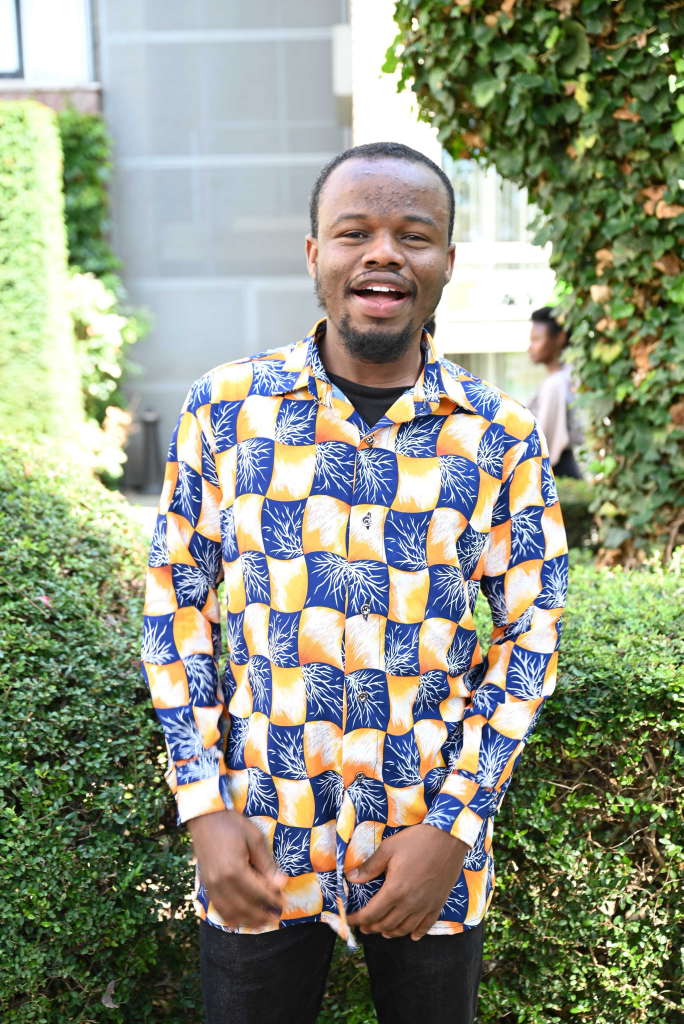
#> input picture me.jpg, 3417 x 5120 px, found by its file name (shown at 1/5 size)
$ python Morphology_transformation.py
#> lines starting #> are read from the running program, lines starting #| are printed output that depends on the picture
import cv2 as cv
import numpy as np
import matplotlib.pyplot as plt

def morphTrans():
    Resize = "C:/Users/Administrator/Documents/vs_code/computer_vision/opencv_intro/opencv_intro/opencv_intro/me.jpg"
    #img = cv.resize(Resize,(342,512))
    imgGray = cv.imread(Resize, cv.IMREAD_GRAYSCALE)
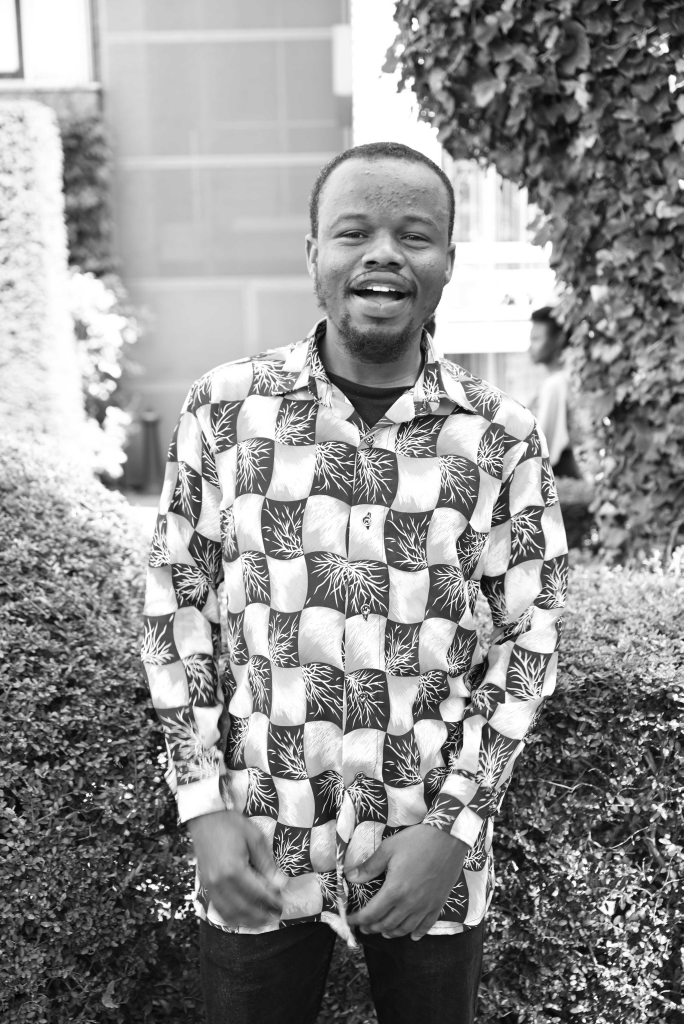
#> imgGray: shape (5120, 3417) (shown at 1/5 size); min 0, max 255, mean 144.7

    maxValue = 225
    blocksize = 7
    offsetC = 3

    plt.subplot(241)
    imgGaus = cv.adaptiveThreshold(imgGray, maxValue, cv.ADAPTIVE_THRESH_GAUSSIAN_C, cv.THRESH_BINARY,blocksize,offsetC)
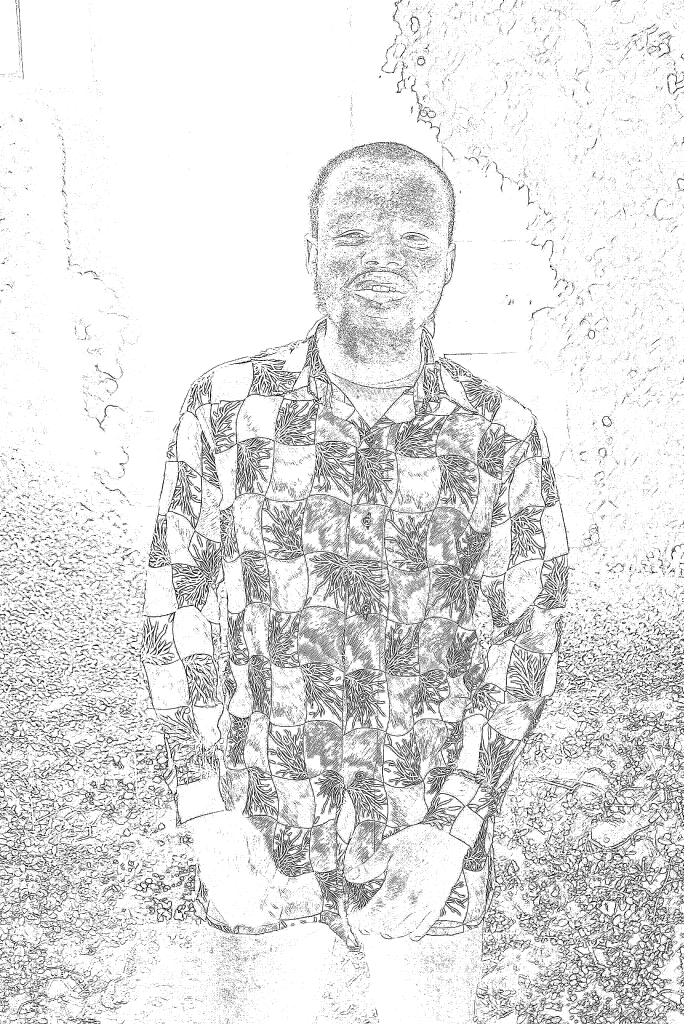
#> imgGaus: shape (5120, 3417) (shown at 1/5 size); values 0 (black) and 225 (white), 88.5% white; black in thin lines or dots
    imgGaus = cv.GaussianBlur(imgGaus,(7,7), sigmaX=2)
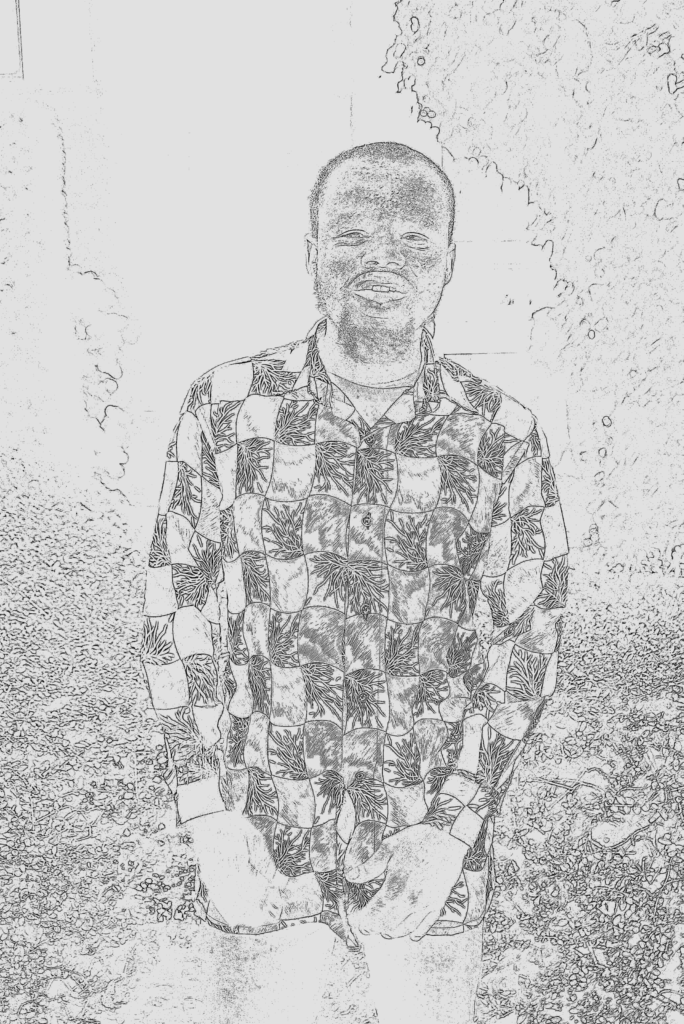
#> imgGaus: shape (5120, 3417) (shown at 1/5 size); min 0, max 225, mean 199

    plt.imshow(imgGaus,cmap='gray')
    plt.title('gaus thres')

    kernel = np.ones((7,7),np.uint8)
    erosion = cv.erode(imgGaus, kernel, iterations=1)
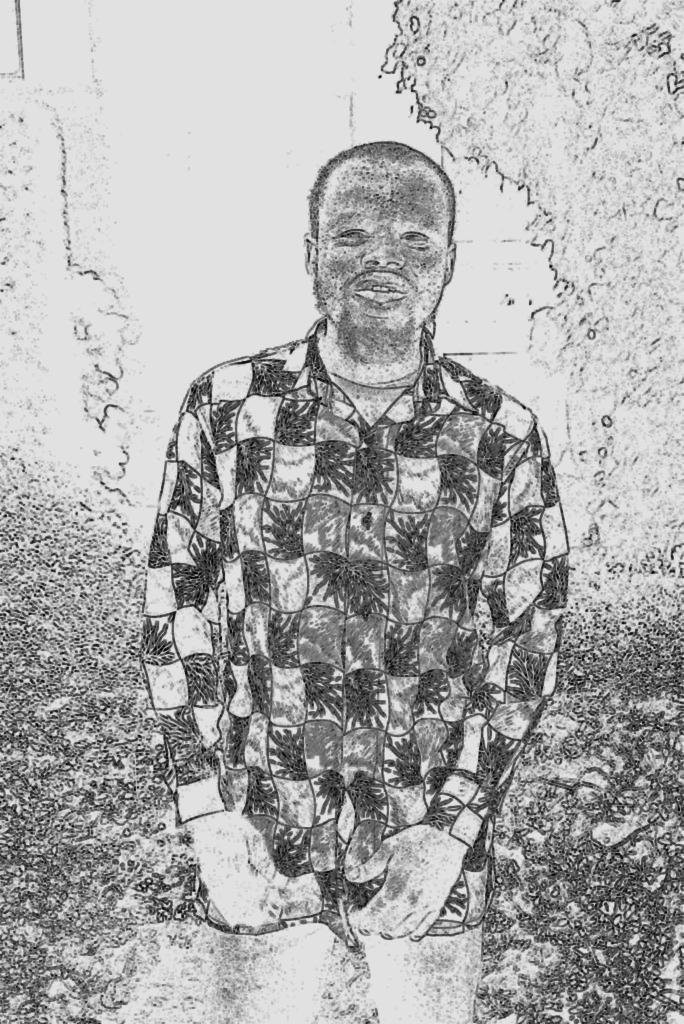
#> erosion: shape (5120, 3417) (shown at 1/5 size); min 0, max 225, mean 171.4
    plt.subplot(242)
    plt.imshow(erosion,cmap='gray')
    plt.title('erosion')

    dilation = cv.dilate(imgGaus, kernel, iterations=1)
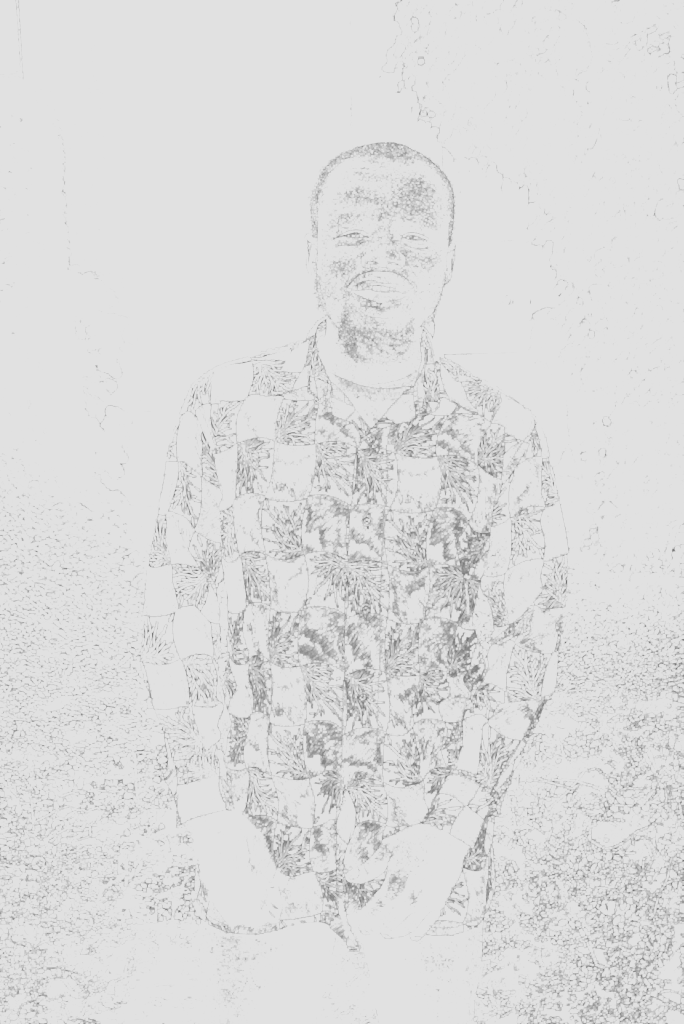
#> dilation: shape (5120, 3417) (shown at 1/5 size); min 69, max 225, mean 219
    plt.subplot(243)
    plt.imshow(dilation,cmap='gray')
    plt.title('dilation')

    morphTypes = [cv.MORPH_OPEN,
                  cv.MORPH_CLOSE,
                  cv.MORPH_GRADIENT,
                  cv.MORPH_TOPHAT,
                  cv.MORPH_BLACKHAT]

    morphTitles = ['open','close','gradient','tophat','blackhat']

    for i in range(len(morphTypes)):
        plt.subplot(2,4,i+4)
        plt.imshow(cv.morphologyEx(imgGaus,morphTypes[i],kernel),cmap='gray')
        plt.title(morphTitles[i])


    plt.show()
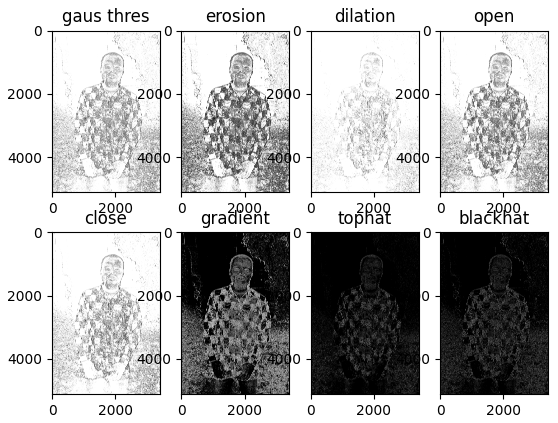
#> figure drawn by matplotlib, 8 panels


if __name__=='__main__':
    morphTrans()

$ run again, with 530610929_1078384944408029_1369117244780605595_n (1).jpg copied over me.jpg
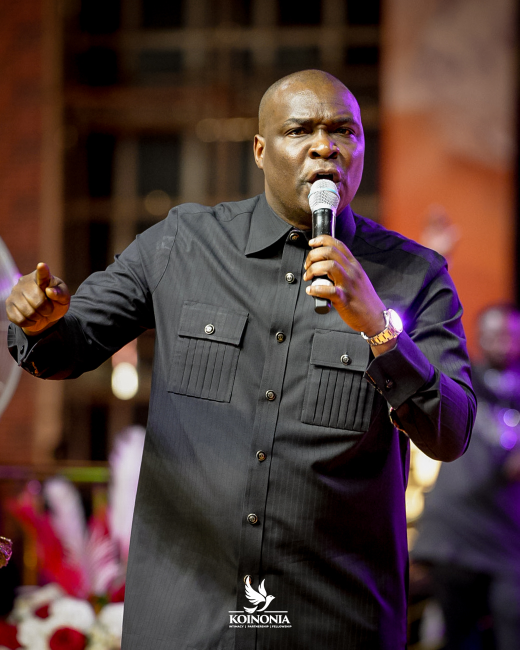
#> input picture 530610929_1078384944408029_1369117244780605595_n (1).jpg, 1039 x 1299 px, found by its file name (shown at 1/2 size)
#> in morphTrans, `imgGaus = cv.adaptiveThreshold(imgGray, maxValue, cv.ADAPTIVE_THRESH_G..`:
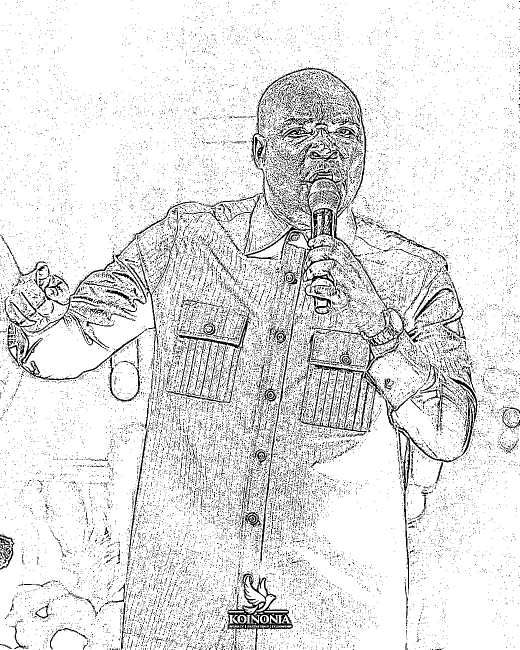
#> imgGaus: shape (1299, 1039) (shown at 1/2 size); values 0 (black) and 225 (white), 89.2% white; black in thin lines or dots
#> in morphTrans, `dilation = cv.dilate(imgGaus, kernel, iterations=1)`:
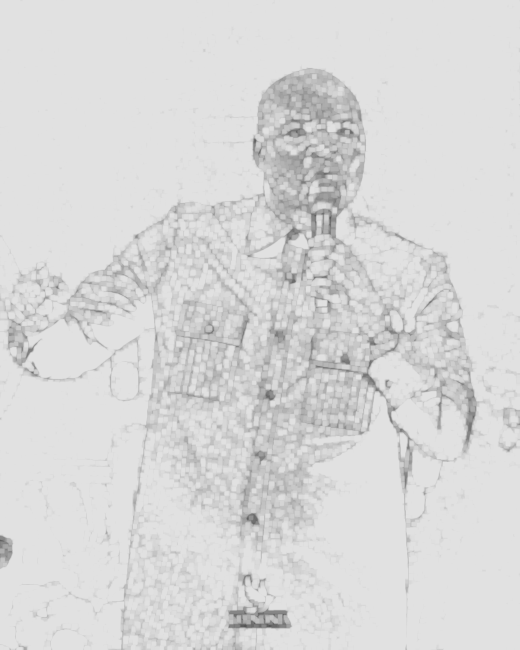
#> dilation: shape (1299, 1039) (shown at 1/2 size); min 78, max 225, mean 216.5

$ run again, with 536283686_1087082003538323_3867098083816194939_n.jpg copied over me.jpg
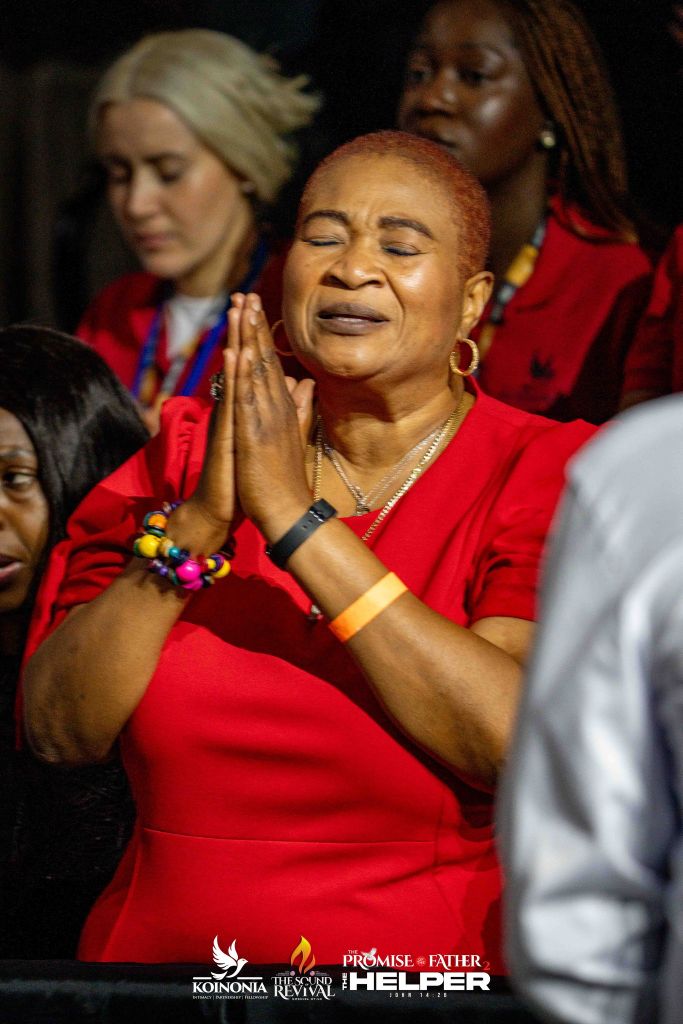
#> input picture 536283686_1087082003538323_3867098083816194939_n.jpg, 1365 x 2048 px, found by its file name (shown at 1/2 size)
#> in morphTrans, `imgGaus = cv.adaptiveThreshold(imgGray, maxValue, cv.ADAPTIVE_THRESH_G..`:
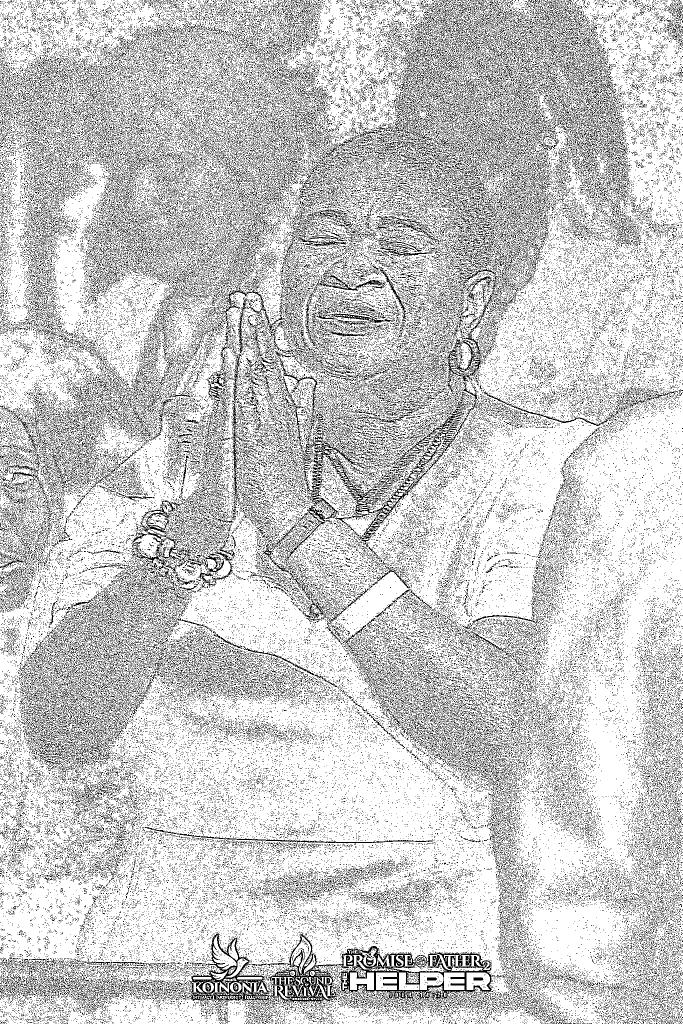
#> imgGaus: shape (2048, 1365) (shown at 1/2 size); values 0 (black) and 225 (white), 78.7% white; black in thin lines or dots
#> in morphTrans, `dilation = cv.dilate(imgGaus, kernel, iterations=1)`:
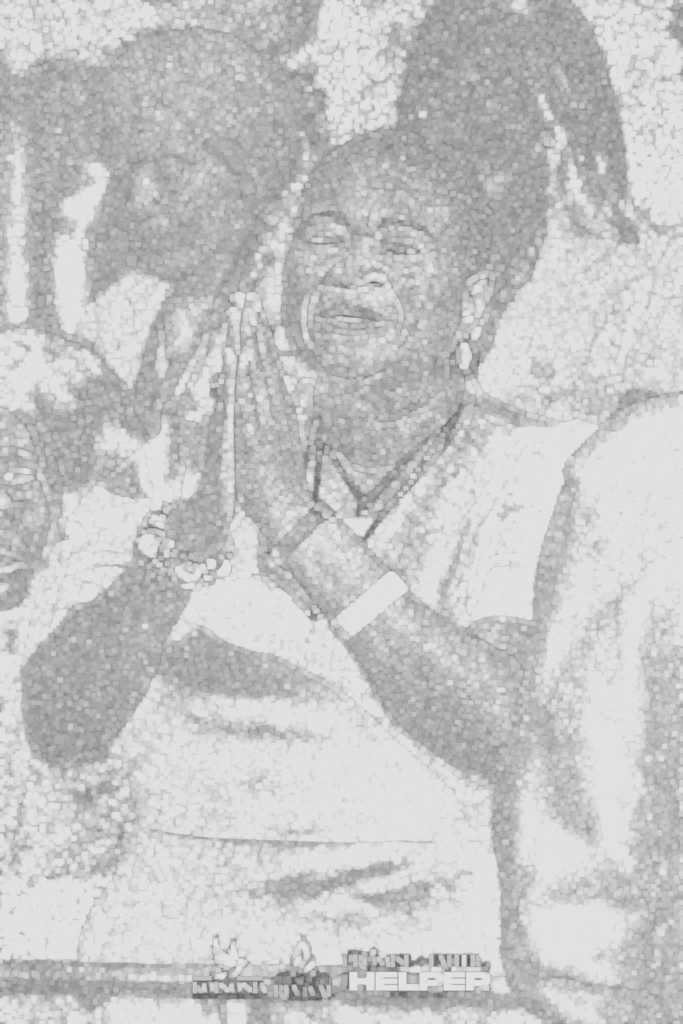
#> dilation: shape (2048, 1365) (shown at 1/2 size); min 80, max 225, mean 197.4
